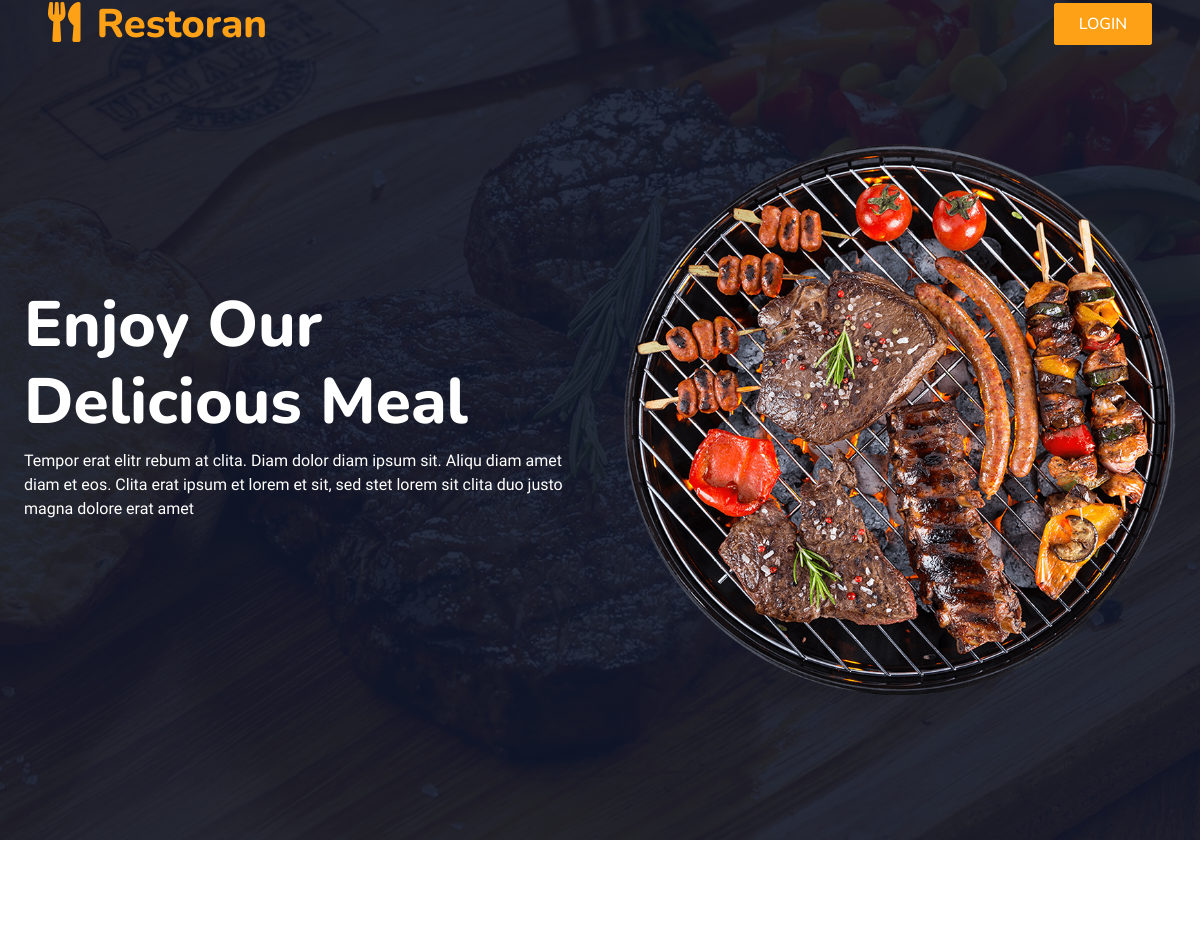
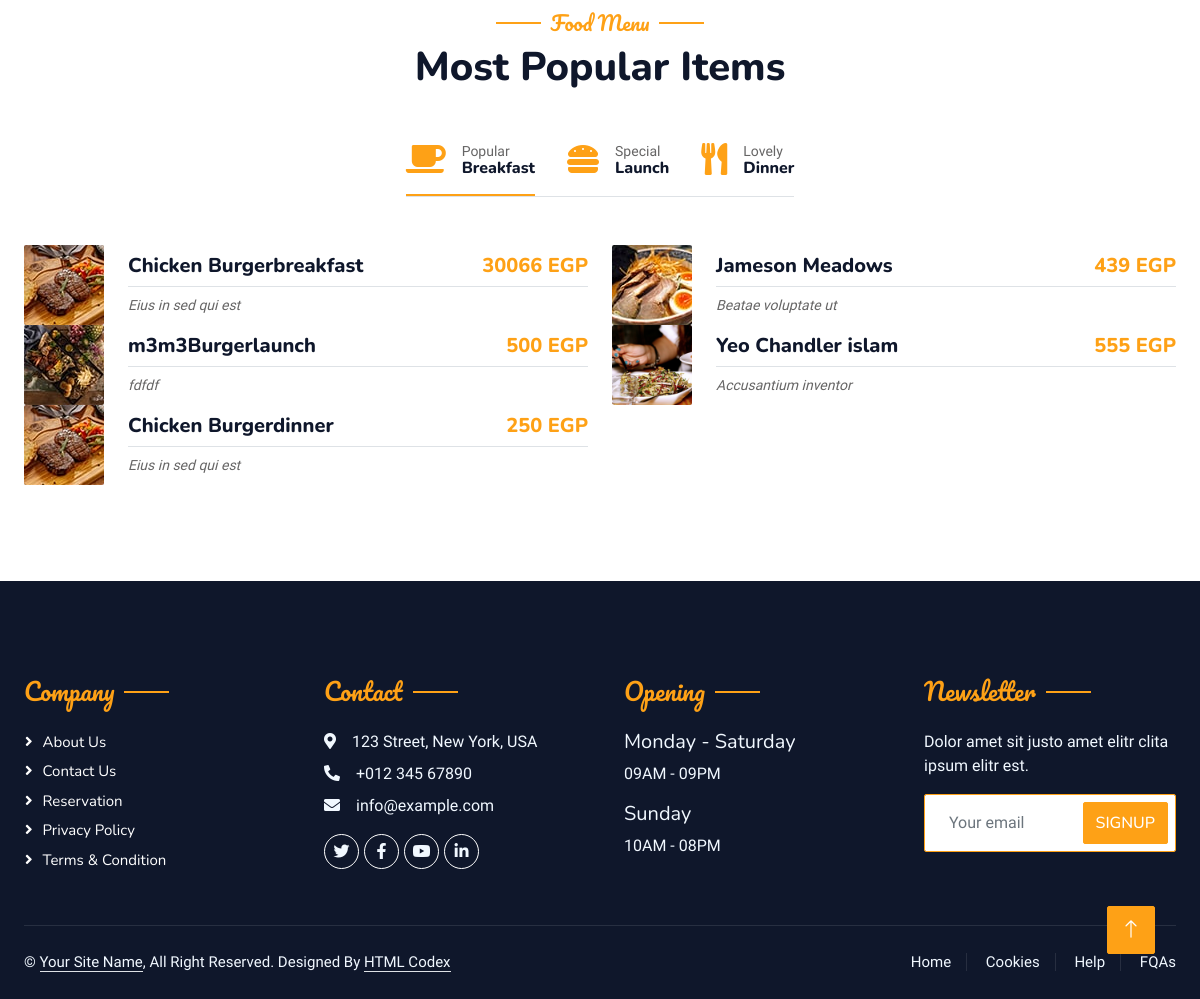
The page / on the database its author committed (2 pictures, top to bottom).
### tables this page shows
CREATE TABLE `products` (
  `id` bigint(20) NOT NULL,
  `name` varchar(250) NOT NULL,
  `price` double NOT NULL,
  `desccraption` varchar(250) NOT NULL,
  `img` varchar(250) NOT NULL,
  `categorie_id` bigint(20) NOT NULL,
  `created_at` timestamp NOT NULL DEFAULT current_timestamp() ON UPDATE current_timestamp()
);

### src/Models/ShowProduct.php (called while the page is built, shortened)
<?php
class ShowProduct
{
	public function Show($categorie_id)
	{
		$connect = new Conection();
		$conn = $connect->connect();
		$sql = "SELECT * FROM products where categorie_id=$categorie_id";
		$result = $conn->query($sql);
		return $result ;
	}
}

### index.php (the view, shortened to what this page needs)
<?php require_once("./src/FrontFiles/Frontend/Header.php");  ?>
<?php
$food = new ShowProduct();
?>
<div class="container-xxl py-5">
    <div class="container">
        <div class="text-center wow fadeInUp" data-wow-delay="0.1s">
            <h5 class="section-title ff-secondary text-center text-primary fw-normal">Food Menu</h5>
            <h1 class="mb-5">Most Popular Items</h1>
        </div>
        <div class="tab-class text-center wow fadeInUp" data-wow-delay="0.1s">
            <ul class="nav nav-pills d-inline-flex justify-content-center border-bottom mb-5">
                <li class="nav-item">
                    <a class="d-flex align-items-center text-start mx-3 ms-0 pb-3 active" data-bs-toggle="pill" href="#tab-1">
                        <i class="fa fa-coffee fa-2x text-primary"></i>
                        <div class="ps-3">
                            <small class="text-body">Popular</small>
                            <h6 class="mt-n1 mb-0">Breakfast</h6>
                        </div>
                    </a>
                </li>
                <li class="nav-item">
                    <a class="d-flex align-items-center text-start mx-3 pb-3" data-bs-toggle="pill" href="#tab-2">
                        <i class="fa fa-hamburger fa-2x text-primary"></i>
                        <div class="ps-3">
                            <small class="text-body">Special</small>
                            <h6 class="mt-n1 mb-0">Launch</h6>
                        </div>
                    </a>
                </li>
                <li class="nav-item">
                    <a class="d-flex align-items-center text-start mx-3 me-0 pb-3" data-bs-toggle="pill" href="#tab-3">
                        <i class="fa fa-utensils fa-2x text-primary"></i>
                        <div class="ps-3">
                            <small class="text-body">Lovely</small>
                            <h6 class="mt-n1 mb-0">Dinner</h6>
                        </div>
                    </a>
                </li>
            </ul>
            <div class="tab-content">
                <div id="tab-1" class="tab-pane fade show p-0 active">
                    <div class="row g-4">
                        <?php
                        $breakFast = $food->Show(1);
                        if ($breakFast->num_rows > 0) {
                            while ($row = $breakFast->fetch_assoc()) {
                                echo '<div class="col-lg-6">
           <div class="d-flex align-items-center">' .
                                    '<img class="flex-shrink-0 img-fluid rounded" src="' .
                                    $row["img"]
                                    . '" alt="" style="width: 80px;">' .
                                    '<div class="w-100 d-flex flex-column text-start ps-4">
                   <h5 class="d-flex justify-content-between border-bottom pb-2">
                       <span>' .
                                    $row["name"]
                                    . '</span>
                       <span class="text-primary">' .
                                    $row["price"]
                                    . ' EGP</span>
                   </h5>
                   <small class="fst-italic">' .
                                    $row["desccraption"]
                                    . '</small>
               </div>
           </div>
       </div>';
                            }
                        } else {
                            echo "0 results";
                        }
                        ?>
                    </div>
                </div>
                <div id="tab-2" class="tab-pane fade show p-0 active">
                    <div class="row g-4">
                        <?php
                        $launch = $food->Show(2);
                        if ($launch->num_rows > 0) {
                            while ($row2 = $launch->fetch_assoc()) {
                                echo '<div class="col-lg-6">
           <div class="d-flex align-items-center">' .
                                    '<img class="flex-shrink-0 img-fluid rounded" src="' .
                                    $row2["img"]
                                    . '" alt="" style="width: 80px;">' .
                                    '<div class="w-100 d-flex flex-column text-start ps-4">
                   <h5 class="d-flex justify-content-between border-bottom pb-2">
                       <span>' .
                                    $row2["name"]
                                    . '</span>
                       <span class="text-primary">' .
                                    $row2["price"]
                                    . ' EGP</span>
                   </h5>
                   <small class="fst-italic">' .
                                    $row2["desccraption"]
                                    . '</small>
               </div>
           </div>
       </div>';
                            }
                        } else {
                            echo "0 results";
                        }
                        ?>
                    </div>
                </div>
                <div id="tab-3" class="tab-pane fade show p-0 active">
                    <div class="row g-4">
                        <?php
                        $dinner = $food->Show(3);
                        if ($dinner->num_rows > 0) {
                            while ($row3 = $dinner->fetch_assoc()) {
                                echo '<div class="col-lg-6">
           <div class="d-flex align-items-center">' .
                                    '<img class="flex-shrink-0 img-fluid rounded" src="' .
                                    $row3["img"]
                                    . '" alt="" style="width: 80px;">' .
                                    '<div class="w-100 d-flex flex-column text-start ps-4">
                   <h5 class="d-flex justify-content-between border-bottom pb-2">
                       <span>' .
                                    $row3["name"]
                                    . '</span>
                       <span class="text-primary">' .
                                    $row3["price"]
                                    . ' EGP</span>
                   </h5>
                   <small class="fst-italic">' .
                                    $row3["desccraption"]
                                    . '</small>
               </div>
           </div>
       </div>';
                            }
                        } else {
                            echo "0 results";
                        }
                        ?>
                    </div>
                </div>
            </div>
        </div>
    </div>
</div>
<?php require_once("./src/FrontFiles/Frontend/Footer.php");  ?>

### src/FrontFiles/Frontend/Header.php (shortened to what this page needs)
<!DOCTYPE html>
<html lang="en">
<head>
    <link href="https://cdnjs.cloudflare.com/ajax/libs/font-awesome/5.10.0/css/all.min.css" rel="stylesheet">
    <link href="https://cdn.jsdelivr.net/npm/bootstrap-icons@1.4.1/font/bootstrap-icons.css" rel="stylesheet">
    <link href="./src/FrontFiles/Frontend/lib/animate/animate.min.css" rel="stylesheet">
    <link href="./src/FrontFiles/Frontend/lib/owlcarousel/assets/owl.carousel.min.css" rel="stylesheet">
    <link href="./src/FrontFiles/Frontend/lib/tempusdominus/css/tempusdominus-bootstrap-4.min.css" rel="stylesheet" />
    <link href="./src/FrontFiles/Frontend/css/bootstrap.min.css" rel="stylesheet">
    <link href="./src/FrontFiles/Frontend/css/style.css" rel="stylesheet">
</head>
<body>
    <div class="container-xxl bg-white p-0">
        <div class="container-xxl position-relative p-0">
            <nav class="navbar navbar-expand-lg navbar-dark bg-dark px-4 px-lg-5 py-3 py-lg-0">
                <a href="" class="navbar-brand p-0">
                    <h1 class="text-primary m-0"><i class="fa fa-utensils me-3"></i>Restoran</h1>
                </a>
                <div class="collapse navbar-collapse" id="navbarCollapse">
                    <a href="./login.php" class="btn btn-primary py-2 px-4">Login</a>
                </div>
            </nav>
            <div class="container-xxl py-5 bg-dark hero-header mb-5">
                <div class="container my-5 py-5">
                    <div class="row align-items-center g-5">
                        <div class="col-lg-6 text-center text-lg-start">
                            <h1 class="display-3 text-white animated slideInLeft">Enjoy Our<br>Delicious Meal</h1>
                            <p class="text-white animated slideInLeft mb-4 pb-2">Tempor erat elitr rebum at clita. Diam dolor diam ipsum sit. Aliqu diam amet diam et eos. Clita erat ipsum et lorem et sit, sed stet lorem sit clita duo justo magna dolore erat amet</p>
                        </div>
                        <div class="col-lg-6 text-center text-lg-end overflow-hidden">
                            <img class="img-fluid" src="./src/FrontFiles/Frontend/img/hero.png" alt="">
                        </div>
                    </div>
                </div>
            </div>
        </div>

### src/FrontFiles/Frontend/Footer.php (shortened to what this page needs)
   <div class="container-fluid bg-dark text-light footer pt-5 mt-5 wow fadeIn" data-wow-delay="0.1s">
            <div class="container py-5">
                <div class="row g-5">
                    <div class="col-lg-3 col-md-6">
                        <h4 class="section-title ff-secondary text-start text-primary fw-normal mb-4">Company</h4>
                        <a class="btn btn-link" href="">About Us</a>
                        <a class="btn btn-link" href="">Contact Us</a>
                        <a class="btn btn-link" href="">Reservation</a>
                        <a class="btn btn-link" href="">Privacy Policy</a>
                        <a class="btn btn-link" href="">Terms & Condition</a>
                    </div>
                    <div class="col-lg-3 col-md-6">
                        <h4 class="section-title ff-secondary text-start text-primary fw-normal mb-4">Contact</h4>
                        <p class="mb-2"><i class="fa fa-map-marker-alt me-3"></i>123 Street, New York, USA</p>
                        <p class="mb-2"><i class="fa fa-phone-alt me-3"></i>+012 345 67890</p>
                        <p class="mb-2"><i class="fa fa-envelope me-3"></i>info@example.com</p>
                        <div class="d-flex pt-2">
                            <a class="btn btn-outline-light btn-social" href=""><i class="fab fa-twitter"></i></a>
                            <a class="btn btn-outline-light btn-social" href=""><i class="fab fa-facebook-f"></i></a>
                            <a class="btn btn-outline-light btn-social" href=""><i class="fab fa-youtube"></i></a>
                            <a class="btn btn-outline-light btn-social" href=""><i class="fab fa-linkedin-in"></i></a>
                        </div>
                    </div>
                    <div class="col-lg-3 col-md-6">
                        <h4 class="section-title ff-secondary text-start text-primary fw-normal mb-4">Opening</h4>
                        <h5 class="text-light fw-normal">Monday - Saturday</h5>
                        <p>09AM - 09PM</p>
                        <h5 class="text-light fw-normal">Sunday</h5>
                        <p>10AM - 08PM</p>
                    </div>
                    <div class="col-lg-3 col-md-6">
                        <h4 class="section-title ff-secondary text-start text-primary fw-normal mb-4">Newsletter</h4>
                        <p>Dolor amet sit justo amet elitr clita ipsum elitr est.</p>
                        <div class="position-relative mx-auto" style="max-width: 400px;">
                            <input class="form-control border-primary w-100 py-3 ps-4 pe-5" type="text" placeholder="Your email">
                            <button type="button" class="btn btn-primary py-2 position-absolute top-0 end-0 mt-2 me-2">SignUp</button>
                        </div>
                    </div>
                </div>
            </div>
            <div class="container">
                <div class="copyright">
                    <div class="row">
                        <div class="col-md-6 text-center text-md-start mb-3 mb-md-0">
                            &copy; <a class="border-bottom" href="#">Your Site Name</a>, All Right Reserved.
							Designed By <a class="border-bottom" href="https://htmlcodex.com">HTML Codex</a>
                        </div>
                        <div class="col-md-6 text-center text-md-end">
                            <div class="footer-menu">
                                <a href="">Home</a>
                                <a href="">Cookies</a>
                                <a href="">Help</a>
                                <a href="">FQAs</a>
                            </div>
                        </div>
                    </div>
                </div>
            </div>
        </div>
        <a href="#" class="btn btn-lg btn-primary btn-lg-square back-to-top"><i class="bi bi-arrow-up"></i></a>
    </div>
</body>
</html>

### src/FrontFiles/Frontend/css/style.css (style rules this page uses)
:root { --primary: #FEA116; --light: #F1F8FF; --dark: #0F172B; }
.ff-secondary { font-family: 'Pacifico', cursive; }
.back-to-top { position: fixed; display: none; right: 45px; bottom: 45px; z-index: 99; }
.btn { font-family: 'Nunito', sans-serif; font-weight: 500; text-transform: uppercase; transition: .5s; }
.btn.btn-primary, .btn.btn-secondary { color: #FFFFFF; }
.btn-lg-square { width: 48px; height: 48px; }
.btn-square, .btn-sm-square, .btn-lg-square { padding: 0; display: flex; align-items: center; justify-content: center; font-weight: normal; border-radius: 2px; }
@media (min-width: 992px) { .navbar-dark { position: absolute; width: 100%; top: 0; left: 0; z-index: 999; background: transparent !important; } }
.hero-header { background: linear-gradient(rgba(15, 23, 43, .9), rgba(15, 23, 43, .9)), url(../img/bg-hero.jpg); background-position: center center; background-repeat: no-repeat; background-size: cover; }
.hero-header img { animation: imgRotate 50s linear infinite; }
.section-title { position: relative; display: inline-block; }
.section-title::before { position: absolute; content: ""; width: 45px; height: 2px; top: 50%; left: -55px; margin-top: -1px; background: var(--primary); }
.section-title::after { position: absolute; content: ""; width: 45px; height: 2px; top: 50%; right: -55px; margin-top: -1px; background: var(--primary); }
.section-title.text-start::before, .section-title.text-end::after { display: none; }
.nav-pills .nav-item .active { border-bottom: 2px solid var(--primary); }
.footer .btn.btn-social { margin-right: 5px; width: 35px; height: 35px; display: flex; align-items: center; justify-content: center; color: var(--light); border: 1px solid #FFFFFF; border-radius: 35px; transition: .3s; }
.footer .btn.btn-link { display: block; margin-bottom: 5px; padding: 0; text-align: left; color: #FFFFFF; font-size: 15px; font-weight: normal; text-transform: capitalize; transition: .3s; }
.footer .btn.btn-link::before { position: relative; content: "\f105"; font-family: "Font Awesome 5 Free"; font-weight: 900; margin-right: 10px; }
.footer .copyright { padding: 25px 0; font-size: 15px; border-top: 1px solid rgba(256, 256, 256, .1); }
.footer .copyright a { color: var(--light); }
.footer .footer-menu a { margin-right: 15px; padding-right: 15px; border-right: 1px solid rgba(255, 255, 255, .1); }
.footer .footer-menu a:last-child { margin-right: 0; padding-right: 0; border-right: none; }

### src/FrontFiles/Frontend/Header.php (style rules this page uses)
.container, .container-sm, .container-md, .container-lg, .container-xl, .container-xxl { max-width: 100%; }

### rows shown on the page
products: img (picture), name "Chicken Burgerbreakfast", price "30066", desccraption "Eius in sed qui est"
products: img (picture), name "Jameson Meadows", price "439", desccraption "Beatae voluptate ut"
products: img (picture), name "m3m3Burgerlaunch", price "500", desccraption "fdfdf"
products: img (picture), name "Yeo Chandler islam", price "555", desccraption "Accusantium inventor"
products: img (picture), name "Chicken Burgerdinner", price "250", desccraption "Eius in sed qui est"
